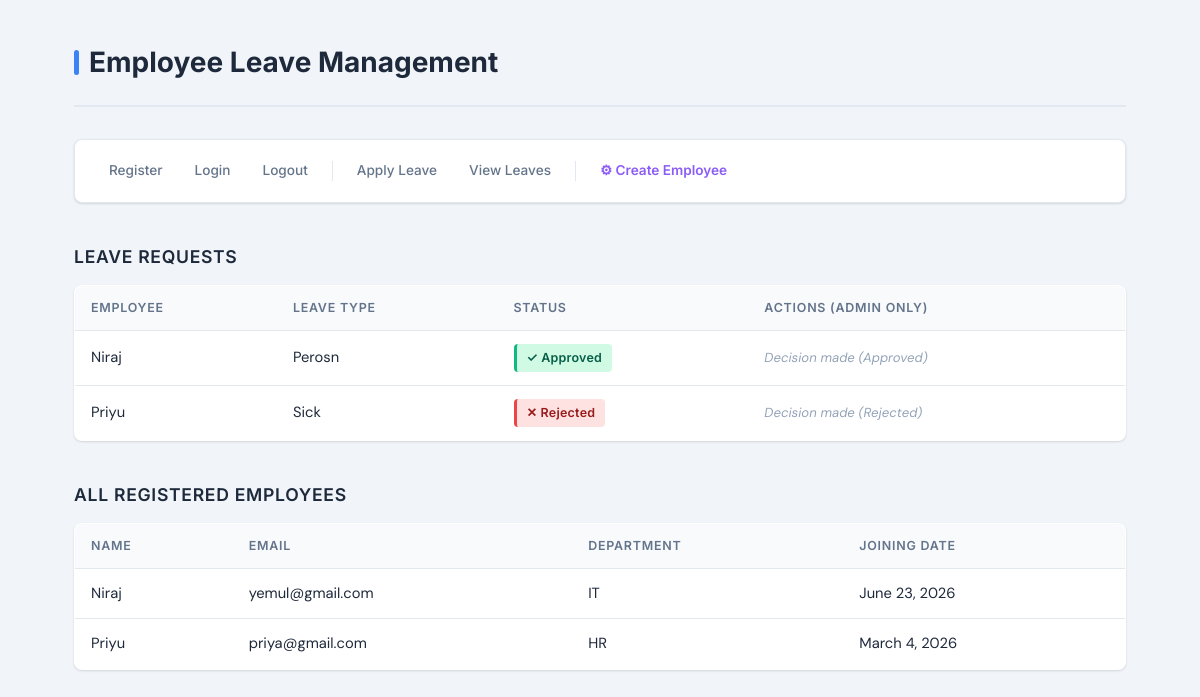
The app's page / (signed in) with its own data.
### employees/models.py (models this page shows, shortened)
class LeaveRequest(models.Model):
    STATUS_CHOICE=(
        ('Pending',"Pending"),
        ('Approved','Approved'),
        ('Rejected','Rejected'),
    )
    employee=models.ForeignKey(Employee,on_delete=models.CASCADE,related_name='leave_request')
    leave_type=models.CharField(max_length=100)
    start_date=models.DateField()
    end_date=models.DateField()
    reason=models.TextField()
    status=models.CharField(max_length=100,choices=STATUS_CHOICE,default='Pending')
    created_at=models.DateTimeField(auto_now_add=True)

class Employee(models.Model):
    name=models.CharField(max_length=100)
    email=models.EmailField()
    department=models.TextField()
    joining_date=models.DateField()
    def __str__(self):
        return self.name

### employees/views.py (the view)
# urls.py: path('',views.home,name='home'),
@login_required
def home(request):
    employees=Employee.objects.all()
    leaves=LeaveRequest.objects.all()
    context={
        'employees':employees,
        'leaves':leaves,
    }
    return render(request,'home.html',context)

### employees/templates/home.html (shortened to what this page needs)
<!DOCTYPE html>
<html lang="en">
{% load static %}
<head>
    <link rel="stylesheet" href="{% static 'style.css' %}">
</head>
<body>
<div class="page-wrapper">
    <div class="page-header">
        <h1>Employee Leave Management</h1>
    </div>
    <nav class="nav-bar">
        <a href="{% url 'register' %}">Register</a>
        <a href="{% url 'login' %}">Login</a>
        <a href="{% url 'logout' %}">Logout</a>
        <a href="{% url 'create_leave' %}">Apply Leave</a>
        <a href="{% url 'leave_list' %}">View Leaves</a>
        {% if user.is_staff %}
            <a href="{% url 'create_employee' %}" class="admin-link">⚙ Create Employee</a>
        {% endif %}
    </nav>
    <h2>Leave Requests</h2>
    <table class="data-table">
        <thead>
            <tr>
                <th>Employee</th>
                <th>Leave Type</th>
                <th>Status</th>
                <th>Actions (Admin Only)</th>
            </tr>
        </thead>
        <tbody>
            {% for leave in leaves %}
            <tr>
                <td>{{ leave.employee }}</td>
                <td>{{ leave.leave_type }}</td>
                <td>
                    {% if leave.status == 'Approved' %}
                        <span class="badge badge-approved">✓ Approved</span>
                    {% elif leave.status == 'Rejected' %}
                        <span class="badge badge-rejected">✕ Rejected</span>
                    {% else %}
                        <span class="badge badge-pending">⏳ Pending</span>
                    {% endif %}
                </td>
                <td>
                    {% if user.is_staff %}
                        {% if leave.status == 'Pending' %}
                            <a href="{% url 'approve_leave' leave.id %}" class="action-btn btn-approve">Approve</a>
                            <a href="{% url 'reject_leave' leave.id %}" class="action-btn btn-reject">Reject</a>
                        {% else %}
                            <span class="decision-text">Decision made ({{ leave.status }})</span>
                        {% endif %}
                    {% else %}
                        <span class="restricted-text">Restricted</span>
                    {% endif %}
                </td>
            </tr>
            {% empty %}
            <tr class="empty-row">
                <td colspan="4">No leave requests found.</td>
            </tr>
            {% endfor %}
        </tbody>
    </table>
    <h2>All Registered Employees</h2>
    <table class="data-table">
        <thead>
            <tr>
                <th>Name</th>
                <th>Email</th>
                <th>Department</th>
                <th>Joining Date</th>
            </tr>
        </thead>
        <tbody>
            {% for employee in employees %}
            <tr>
                <td>{{ employee.name }}</td>
                <td>{{ employee.email }}</td>
                <td>{{ employee.department }}</td>
                <td>{{ employee.joining_date|date:"F j, Y" }}</td>
            </tr>
            {% empty %}
            <tr class="empty-row">
                <td colspan="4">No employees found in the system.</td>
            </tr>
            {% endfor %}
        </tbody>
    </table>
</div>
</body>
</html>

### employees/static/style.css (style rules this page uses)
:root { --color-bg: #f1f5f9; --color-surface: #ffffff; --color-border: #e2e8f0; --color-text: #1e293b; --color-text-muted: #64748b; --color-primary: #3b82f6; --color-primary-dark:#2563eb; --color-approved: #10b981; --color-rejected: #ef4444; --color-pending: #f59e0b; --color-admin: #8b5cf6; --color-danger: #dc2626; --font-ui: 'Inter', sans-serif; --font-body: 'DM Sans', sans-serif; --radius: 8px; --radius-sm: 4px; --shadow-sm: 0 1px 3px rgba(0,0,0,.08), 0 1px 2px rgba(0,0,0,.06); --shadow-md: 0 4px 12px rgba(0,0,0,.10); --transition: 150ms ease; }
*, *::before, *::after { box-sizing: border-box; margin: 0; padding: 0; }
body { font-family: var(--font-body); background-color: var(--color-bg); color: var(--color-text); line-height: 1.6; min-height: 100vh; }
a { color: var(--color-primary); text-decoration: none; transition: color var(--transition); }
.page-wrapper { max-width: 1100px; margin: 0 auto; padding: 40px 24px 64px; }
.page-header { margin-bottom: 32px; padding-bottom: 20px; border-bottom: 2px solid var(--color-border); }
.page-header h1 { font-family: var(--font-ui); font-size: 1.75rem; font-weight: 700; color: var(--color-text); display: flex; align-items: center; gap: 10px; }
.page-header h1::before { content: ''; display: inline-block; width: 5px; height: 1.6rem; background: var(--color-primary); border-radius: 3px; }
h2 { font-family: var(--font-ui); font-size: 1.1rem; font-weight: 600; color: var(--color-text); margin-top: 40px; margin-bottom: 14px; text-transform: uppercase; letter-spacing: 0.04em; }
.nav-bar { background: var(--color-surface); border: 1px solid var(--color-border); border-radius: var(--radius); padding: 14px 20px; margin-bottom: 32px; display: flex; flex-wrap: wrap; gap: 6px 4px; align-items: center; box-shadow: var(--shadow-sm); }
.nav-bar a { display: inline-block; padding: 6px 14px; border-radius: var(--radius-sm); font-family: var(--font-ui); font-size: 0.85rem; font-weight: 500; color: var(--color-text-muted); transition: background var(--transition), color var(--transition); }
.nav-bar .admin-link { color: var(--color-admin); font-weight: 600; }
.data-table { width: 100%; border-collapse: collapse; background: var(--color-surface); border: 1px solid var(--color-border); border-radius: var(--radius); overflow: hidden; box-shadow: var(--shadow-sm); margin-top: 8px; }
.data-table thead th { background: #f8fafc; font-family: var(--font-ui); font-size: 0.78rem; font-weight: 600; text-transform: uppercase; letter-spacing: 0.06em; color: var(--color-text-muted); padding: 12px 16px; text-align: left; border-bottom: 1px solid var(--color-border); }
.data-table tbody td { padding: 13px 16px; font-size: 0.92rem; border-bottom: 1px solid var(--color-border); vertical-align: middle; }
.data-table tbody tr:last-child td { border-bottom: none; }
.badge { display: inline-flex; align-items: center; gap: 5px; padding: 4px 10px; border-radius: 99px; font-family: var(--font-ui); font-size: 0.78rem; font-weight: 600; letter-spacing: 0.02em; }
.badge-approved { background: #d1fae5; color: #065f46; border-left: 3px solid var(--color-approved); border-radius: var(--radius-sm); }
.badge-rejected { background: #fee2e2; color: #991b1b; border-left: 3px solid var(--color-rejected); border-radius: var(--radius-sm); }
.decision-text { color: #94a3b8; font-style: italic; font-size: 0.82rem; }

### records on screen
LeaveRequest: employee "Niraj", leave_type "Perosn", shows "✓ Approved", status "Approved"
LeaveRequest: employee "Priyu", leave_type "Sick", shows "✕ Rejected", status "Rejected"
Employee: name "Niraj", email "yemul@gmail.com", department "IT", joining_date "June 23, 2026"
Employee: name "Priyu", email "priya@gmail.com", department "HR", joining_date "March 4, 2026"
